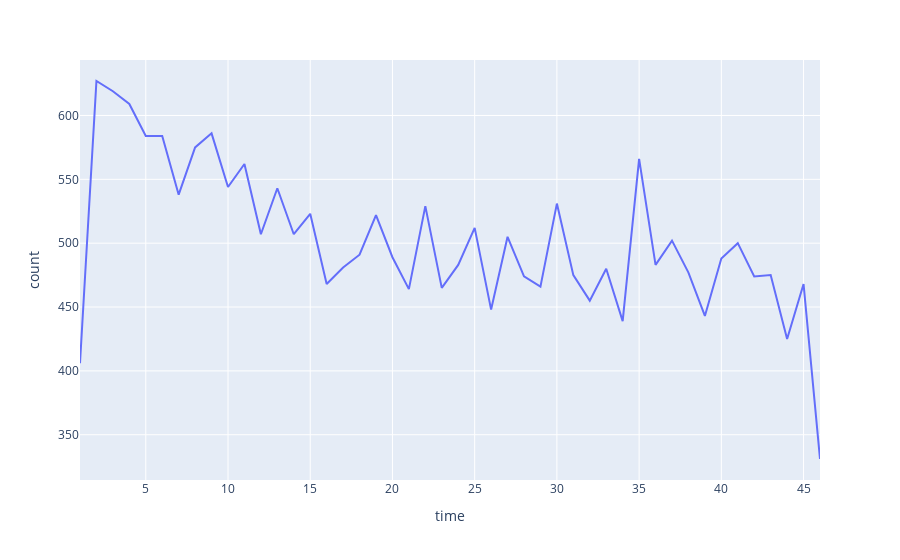

Notebook source saved alongside this figure:
### Markdown cell above
# Plotting timeline of tweet volume

### Code cell
# Using plotly.express
import plotly.express as px
import pandas as pd
g = tweet_df.groupby(tweet_df.created_at.map(lambda t: t.minute))
g = g.agg(['count'])['created_at']['count']

timeline_df = pd.DataFrame({'time':g.index, 'count':g.values})
fig = px.line(timeline_df, x='time', y='count')
fig.show()

### Figure 1 — Plotly figure (JSON) as saved in the notebook; plotly's stock layout.template omitted (floating-point values rounded to 4 significant figures)
{"data": [{"hovertemplate": "time=%{x}<br>count=%{y}<extra></extra>", "legendgroup": "", "line": {"color": "#636efa", "dash": "solid"}, "mode": "lines", "name": "", "showlegend": false, "type": "scatter", "x": [1, 2, 3, 4, 5, 6, 7, 8, 9, 10, 11, 12, 13, 14, 15, 16, 17, 18, 19, 20, 21, 22, 23, 24, 25, 26, 27, 28, 29, 30, 31, 32, 33, 34, 35, 36, 37, 38, 39, 40, 41, 42, 43, 44, 45, 46], "xaxis": "x", "y": [406, 627, 619, 609, 584, 584, 538, 575, 586, 544, 562, 507, 543, 507, 523, 468, 481, 491, 522, 489, 464, 529, 465, 483, 512, 448, 505, 474, 466, 531, 475, 455, 480, 439, 566, 483, 502, 477, 443, 488, 500, 474, 475, 425, 468, 331], "yaxis": "y"}], "layout": {"legend": {"tracegroupgap": 0}, "margin": {"t": 60}, "xaxis": {"anchor": "y", "domain": [0, 1], "title": {"text": "time"}}, "yaxis": {"anchor": "x", "domain": [0, 1], "title": {"text": "count"}}}}
